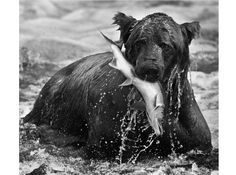
#> input picture л1/bear.jpg, 236 x 175 px, found by its file name
$ jupyter execute 'Лупу_л6_CDF.ipynb'
#> lines starting #> are read from the running program, lines starting #| are printed output that depends on the picture
[cell 1]
import numpy as np
import matplotlib.pyplot as plt
import pandas as pd

from skimage import io
import cv2 as cv

[cell 2]
img = cv.imread("bear.jpg", cv.IMREAD_GRAYSCALE)
#> img is the input picture: shape (175, 236); min 0, max 255, mean 130.2
assert img is not None, "file could not be read, check with os.path.exists()"

hist, bins = np.histogram(img.flatten(), 256, [0, 255])
#> hist = 256 values, max 5664 at index 255, min 8 at index 243, mean 161.3; bins = 257 values from 0 to 255

cdf = hist.cumsum()
#> cdf = 256 values from 199 to 41300
cdf_normalized = cdf * float(hist.max()) / cdf.max()
#> cdf_normalized = 256 values from 27.29 to 5664

plt.plot(cdf_normalized, color="b")
plt.hist(img.flatten(), 256, [0, 255], color="r")
plt.xlim([0, 256])
plt.legend(("cdf", "histogram"), loc="upper left")
plt.show()
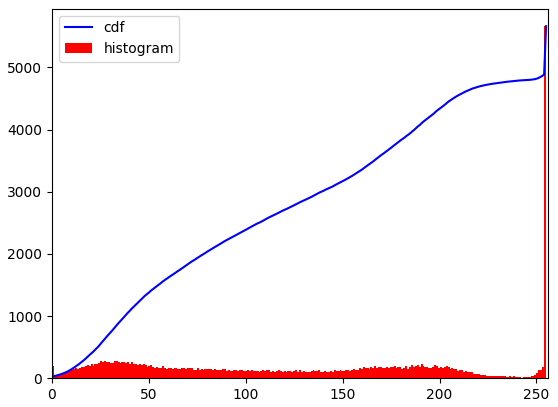
#> figure drawn by matplotlib, 1 panel; tallest bar 5664 high, from x = 254 to 255; curve peaks at x = 255, y = 5664

[cell 3]
cdf_m = np.ma.masked_equal(cdf, 0)
cdf_m = (cdf_m - cdf_m.min()) * 255 / (cdf_m.max() - cdf_m.min())
cdf = np.ma.filled(cdf_m, 0).astype("uint8")
#> cdf = 256 values from 0 to 255
cdf_normalized = cdf * float(hist.max()) / cdf.max()
#> cdf_normalized = 256 values from 0 to 5664

[cell 4]
fig, ax = plt.subplots(1, 2, figsize=(8, 4))
ax = ax.ravel()
ax[0].imshow(img, cmap="gray", vmin=0, vmax=255)
ax[1].hist(img.ravel(), 256, [0, 255])
ax[1].plot(cdf_normalized)
fig.tight_layout()
plt.show()
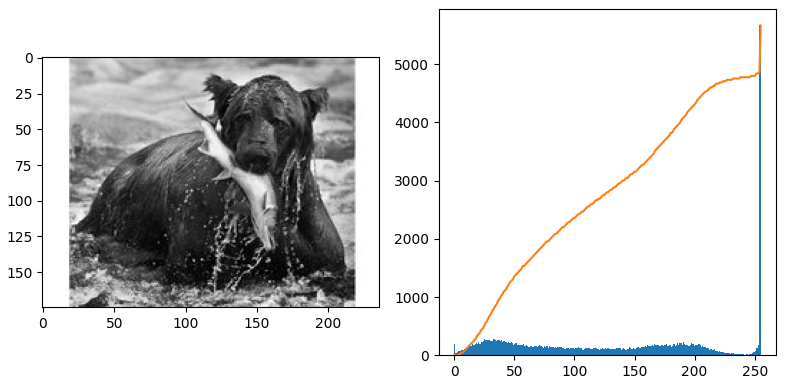
#> figure drawn by matplotlib, 2 panels; panel 2: tallest bar 5664 high, from x = 254 to 255; panel 2: curve peaks at x = 255, y = 5664

[cell 5]
img2 = cdf[img]
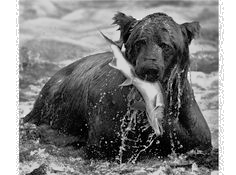
#> img2: shape (175, 236); min 0, max 255, mean 129.3

hist2, bins2 = np.histogram(img2.flatten(), 256, [0, 255])
#> hist2 = 256 values, max 5664 at index 255, min 0 at index 14, mean 161.3; bins2 = 257 values from 0 to 255

cdf2 = hist2.cumsum()
#> cdf2 = 256 values from 353 to 41300
cdf_normalized2 = cdf2 * float(hist2.max()) / cdf2.max()
#> cdf_normalized2 = 256 values from 48.41 to 5664

fig, ax = plt.subplots(1, 2, figsize=(8, 4))
ax = ax.ravel()
ax[0].imshow(img2, cmap="gray", vmin=0, vmax=255)
ax[1].hist(img2.ravel(), 256, [0, 255])
ax[1].plot(cdf_normalized2)
fig.tight_layout()
plt.show()
#> figure, not shown here; panel 2: tallest bar 5664 high, from x = 254 to 255; panel 2: curve peaks at x = 255, y = 5664

[cell 6]
equ = cv.equalizeHist(img)
res = np.hstack((img, img2, equ))  # stacking images side-by-side
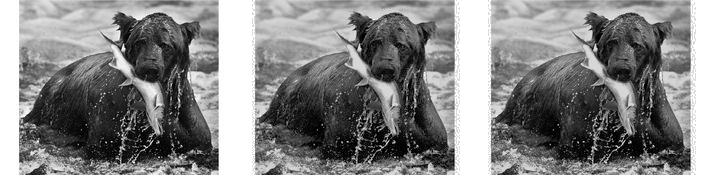
#> res: shape (175, 708); min 0, max 255, mean 129.7

plt.figure(figsize=(20, 20))
plt.imshow(res, cmap='gray', vmax=255, vmin=0)
plt.show()

[cell 7]
clahe = cv.createCLAHE(clipLimit=5.0, tileGridSize=(8,8))
cl1 = clahe.apply(img)
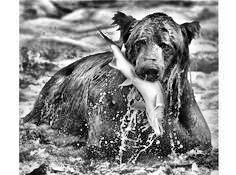
#> cl1: shape (175, 236); min 0, max 255, mean 146.7
plt.figure(figsize=(20, 20))
res = np.hstack((img, equ, cl1))
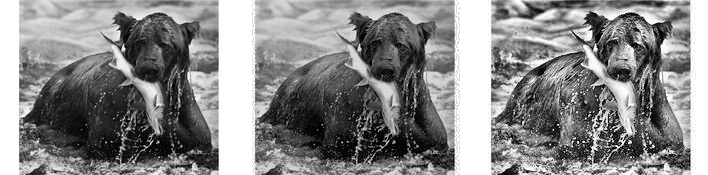
#> res: shape (175, 708); min 0, max 255, mean 135.6
plt.imshow(res, cmap='gray', vmax=255, vmin=0)
plt.show()

[cell 8]
test_img = [
    [52, 55, 62, 59, 79, 61, 86, 61],
    [62, 59, 55, 115, 94, 85, 59, 71],
    [63, 65, 66, 113, 144, 104, 63, 72],
    [64, 70, 70, 126, 154, 109, 71, 69],
    [67, 73, 68, 106, 122, 88, 68, 68],
    [68, 79, 60, 70, 77, 66, 58, 75],
    [69, 85, 64, 58, 55, 61, 65, 83],
    [70, 87, 69, 68, 65, 83, 97, 90],
]

test_img = np.array(test_img)

plt.imshow(test_img, cmap="gray", vmin=0, vmax=255)

plt.show()
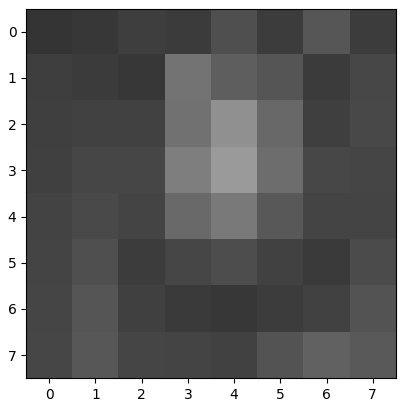
#> figure drawn by matplotlib, 1 panel

$ run again, with л1/tsvetok.jpg copied over л1/bear.jpg
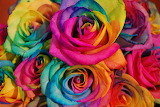
#> input picture л1/tsvetok.jpg, 160 x 107 px, found by its file name
#> hist = 256 values, max 201 at index 69, min 0 at index 201, mean 66.88; bins = 257 values from 0 to 255
#> `cdf = hist.cumsum()`: cdf = 256 values from 52 to 17120
#> `cdf_normalized = cdf * float(hist.max()) / cdf.max()`: cdf_normalized = 256 values from 0.611 to 201
#> `cdf = np.ma.filled(cdf_m, 0).astype("uint8")`: cdf = 256 values from 0 to 255
#> `cdf_normalized = cdf * float(hist.max()) / cdf.max()`: cdf_normalized = 256 values from 0 to 201
#> `img2 = cdf[img]`:
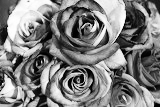
#> img2: shape (107, 160); min 0, max 255, mean 127.5
#> hist2 = 256 values, max 201 at index 75, min 0 at index 17, mean 66.88; bins2 = 257 values from 0 to 255
#> cdf2 = 256 values from 105 to 17120
#> cdf_normalized2 = 256 values from 1.23 to 201
#> `res = np.hstack((img, equ, cl1))`:
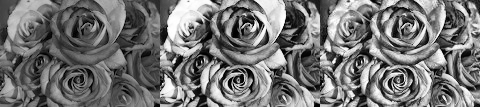
#> res: shape (107, 480); min 0, max 255, mean 116.8
